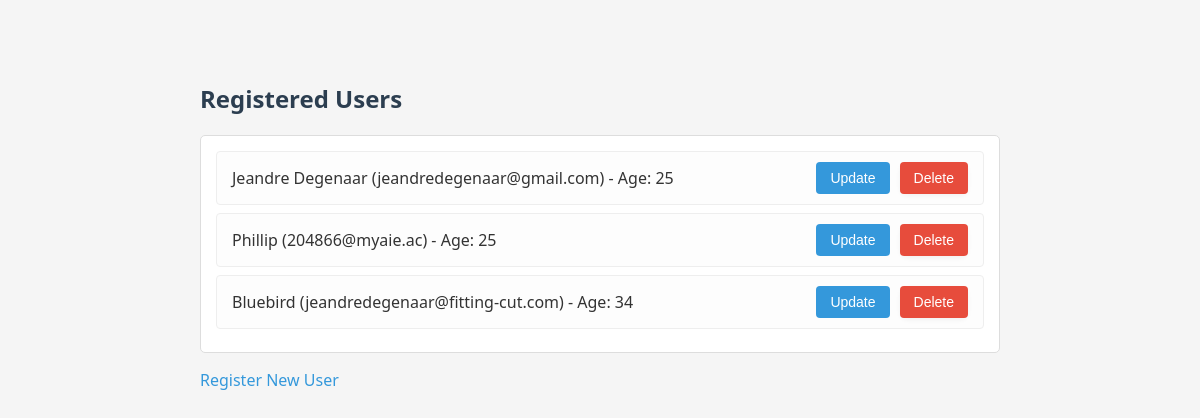
/users, run on an earlier commit of the app's database.
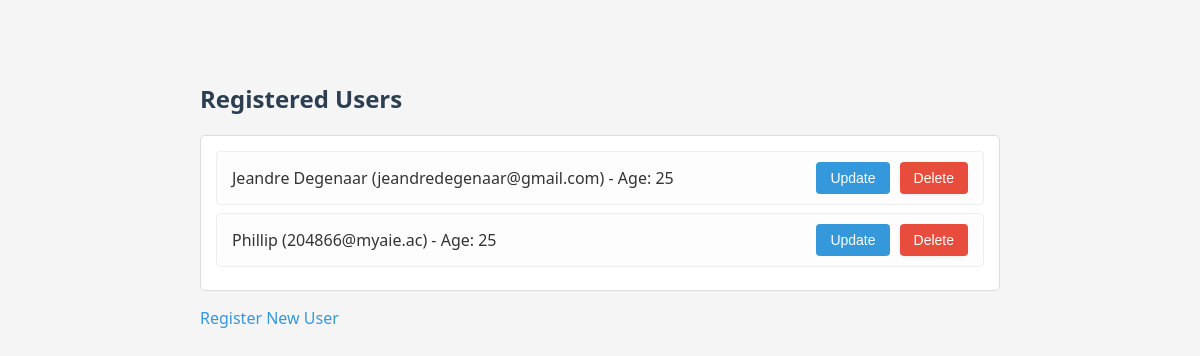
And on a later commit of the database.
### models.py (models this page shows)
class User(db.Model):
    id = db.Column(db.Integer, primary_key=True)           # Unique identifier
    name = db.Column(db.String(50), nullable=False)        # User's name
    email = db.Column(db.String(100), nullable=False, unique=True)  # Unique email
    age = db.Column(db.Integer)                            # User's age

### app.py (the view)
@app.route('/users')
@app.route('/users')
def view_users():
    users = User.query.all()
    delete_forms = {user.id: DeleteForm() for user in users}
    return render_template('users.html', users=users, delete_forms=delete_forms)

### templates/users.html (shortened to what this page needs)
{% extends 'base.html' %}
{% block content %}
<h2>Registered Users</h2>
<ul>
    {% for user in users %}
    <li>
        <div style="display: flex; justify-content: space-between; align-items: center;">
            <span>
                {{ user.name }} ({{ user.email }}) - Age: {{ user.age }}
            </span>
            <div class="user-actions">
                <a href="{{ url_for('update', user_id=user.id) }}">
                    <button type="button" class="update-btn">Update</button>
                </a>
                <form action="{{ url_for('delete', user_id=user.id) }}" method="post">
                    <button type="submit" class="delete-btn" onclick="return confirm('Are you sure?');">Delete</button>
                </form>
            </div>
        </div>
    </li>
    {% endfor %}
</ul>
<a href="{{ url_for('register') }}">Register New User</a>
{% endblock %}

### templates/base.html (shortened to what this page needs)
<!DOCTYPE html>
<html lang="en">
<head>
</head>
<body>
    {% block content %}{% endblock %}
</body>
</html>

### templates/base.html (style rules this page uses)
body { font-family: "Segoe UI", sans-serif; background-color: #f5f5f5; color: #333; padding: 40px; max-width: 800px; margin: auto; }
h2 { color: #2c3e50; }
form { background: #fff; padding: 20px; border: 1px solid #ddd; border-radius: 8px; box-shadow: 0 2px 5px rgba(0,0,0,0.05); }
button, input[type="submit"] { background-color: #3498db; color: white; border: none; padding: 10px 20px; border-radius: 4px; cursor: pointer; }
a { color: #3498db; text-decoration: none; }
ul { list-style: none; padding: 0; background: #fff; padding: 15px; border-radius: 5px; border: 1px solid #ddd; }
li { padding: 10px 15px; margin-bottom: 8px; background-color: #fdfdfd; border: 1px solid #eee; border-radius: 4px; }
.user-actions { display: flex; gap: 10px; align-items: center; }
.user-actions form { margin: 0; padding: 0; border: none; background: none; }
.user-actions button { padding: 6px 14px; font-size: 14px; border-radius: 4px; border: none; cursor: pointer; height: 32px; }
.update-btn { background-color: #3498db; color: white; }
.delete-btn { background-color: #e74c3c; color: white; }

What changed in the data, as far as the page shows it:
removed User: name "Bluebird", email "jeandredegenaar@fitting-cut.com", age "34"
